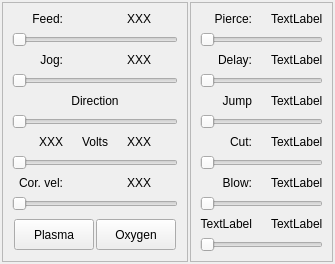
               <widget class="QStackedWidget" name="stackedWidget_2">
                <widget class="QWidget" name="page_6">
                 <layout class="QHBoxLayout" name="horizontalLayout_9" stretch="0,0">
                  <property name="spacing">
                   <number>2</number>
                  </property>
                  <property name="leftMargin">
                   <number>2</number>
                  </property>
                  <property name="topMargin">
                   <number>2</number>
                  </property>
                  <property name="rightMargin">
                   <number>2</number>
                  </property>
                  <property name="bottomMargin">
                   <number>2</number>
                  </property>
                  <item>
                   <widget class="QFrame" name="frame_5">
                    <property name="frameShape">
                     <enum>QFrame::StyledPanel</enum>
                    </property>
                    <property name="frameShadow">
                     <enum>QFrame::Raised</enum>
                    </property>
                    <layout class="QGridLayout" name="gridLayout_7">
                     <item row="10" column="0" colspan="3">
                      <widget class="Slider" name="slider">
                       <property name="maximum">
                        <number>100</number>
                       </property>
                       <property name="orientation">
                        <enum>Qt::Horizontal</enum>
                       </property>
                      </widget>
                     </item>
                     <item row="12" column="0" colspan="3">
                      <widget class="QSlider" name="horizontalSlider_5">
                       <property name="orientation">
                        <enum>Qt::Horizontal</enum>
                       </property>
                      </widget>
                     </item>
                     <item row="4" column="0" colspan="3">
                      <widget class="QSlider" name="horizontalSlider_4">
                       <property name="orientation">
                        <enum>Qt::Horizontal</enum>
                       </property>
                      </widget>
                     </item>
                     <item row="2" column="0" colspan="3">
                      <widget class="QSlider" name="horizontalSlider_2">
                       <property name="orientation">
                        <enum>Qt::Horizontal</enum>
                       </property>
                      </widget>
                     </item>
                     <item row="11" column="0">
                      <widget class="QLabel" name="label_12">
                       <property name="text">
                        <string>Cor. vel:</string>
                       </property>
                       <property name="alignment">
                        <set>Qt::AlignRight|Qt::AlignTrailing|Qt::AlignVCenter</set>
                       </property>
                      </widget>
                     </item>
                     <item row="9" column="2">
                      <widget class="QLabel" name="label_9">
                       <property name="text">
                        <string>XXX</string>
                       </property>
                       <property name="alignment">
                        <set>Qt::AlignLeading|Qt::AlignLeft|Qt::AlignVCenter</set>
                       </property>
                      </widget>
                     </item>
                     <item row="15" column="0" colspan="3">
                      <widget class="QFrame" name="frame_7">
                       <property name="frameShape">
                        <enum>QFrame::NoFrame</enum>
                       </property>
                       <property name="frameShadow">
                        <enum>QFrame::Raised</enum>
                       </property>
                       <layout class="QHBoxLayout" name="horizontalLayout_10">
                        <property name="spacing">
                         <number>2</number>
                        </property>
                        <property name="leftMargin">
                         <number>2</number>
                        </property>
                        <property name="topMargin">
                         <number>2</number>
                        </property>
                        <property name="rightMargin">
                         <number>2</number>
                        </property>
                        <property name="bottomMargin">
                         <number>2</number>
                        </property>
                        <item>
                         <widget class="QPushButton" name="pb_bottom_28">
                          <property name="sizePolicy">
                           <sizepolicy hsizetype="Expanding" vsizetype="Expanding">
                            <horstretch>0</horstretch>
                            <verstretch>0</verstretch>
                           </sizepolicy>
                          </property>
                          <property name="text">
                           <string>Plasma</string>
                          </property>
                         </widget>
                        </item>
                        <item>
                         <widget class="QPushButton" name="pb_bottom_27">
                          <property name="sizePolicy">
                           <sizepolicy hsizetype="Expanding" vsizetype="Expanding">
                            <horstretch>0</horstretch>
                            <verstretch>0</verstretch>
                           </sizepolicy>
                          </property>
                          <property name="text">
                           <string>Oxygen</string>
                          </property>
                         </widget>
                        </item>
                       </layout>
                      </widget>
                     </item>
                     <item row="0" column="2">
                      <widget class="QLabel" name="label_3">
                       <property name="text">
                        <string>XXX</string>
                       </property>
                      </widget>
                     </item>
                     <item row="11" column="2">
                      <widget class="QLabel" name="label_14">
                       <property name="text">
                        <string>XXX</string>
                       </property>
                      </widget>
                     </item>
                     <item row="3" column="2">
                      <widget class="QLabel" name="label_6">
                       <property name="text">
                        <string>XXX</string>
                       </property>
                      </widget>
                     </item>
                     <item row="9" column="0">
                      <widget class="QLabel" name="label_7">
                       <property name="text">
                        <string>XXX</string>
                       </property>
                       <property name="alignment">
                        <set>Qt::AlignRight|Qt::AlignTrailing|Qt::AlignVCenter</set>
                       </property>
                      </widget>
                     </item>
                     <item row="7" column="1">
                      <widget class="QLabel" name="label_17">
                       <property name="text">
                        <string>Direction</string>
                       </property>
                       <property name="alignment">
                        <set>Qt::AlignCenter</set>
                       </property>
                      </widget>
                     </item>
                     <item row="0" column="0">
                      <widget class="QLabel" name="label">
                       <property name="text">
                        <string>Feed:</string>
                       </property>
                       <property name="alignment">
                        <set>Qt::AlignRight|Qt::AlignTrailing|Qt::AlignVCenter</set>
                       </property>
                      </widget>
                     </item>
                     <item row="9" column="1">
                      <widget class="QLabel" name="label_8">
                       <property name="text">
                        <string>Volts</string>
                       </property>
                       <property name="alignment">
                        <set>Qt::AlignCenter</set>
                       </property>
                      </widget>
                     </item>
                     <item row="3" column="0">
                      <widget class="QLabel" name="label_5">
                       <property name="text">
                        <string>Jog:</string>
                       </property>
                       <property name="alignment">
                        <set>Qt::AlignRight|Qt::AlignTrailing|Qt::AlignVCenter</set>
                       </property>
                      </widget>
                     </item>
                     <item row="0" column="1">
                      <widget class="QLabel" name="label_11">
                       <property name="text">
                        <string/>
                       </property>
                       <property name="alignment">
                        <set>Qt::AlignCenter</set>
                       </property>
                      </widget>
                     </item>
                     <item row="8" column="0" colspan="3">
                      <widget class="QSlider" name="horizontalSlider_6">
                       <property name="orientation">
                        <enum>Qt::Horizontal</enum>
                       </property>
                      </widget>
                     </item>
                    </layout>
                   </widget>
                  </item>
                  <item>
                   <widget class="QFrame" name="frame_6">
                    <property name="frameShape">
                     <enum>QFrame::StyledPanel</enum>
                    </property>
                    <property name="frameShadow">
                     <enum>QFrame::Raised</enum>
                    </property>
                    <layout class="QGridLayout" name="gridLayout_8">
                     <item row="0" column="1">
                      <widget class="QLabel" name="label_4">
                       <property name="text">
                        <string/>
                       </property>
                       <property name="alignment">
                        <set>Qt::AlignCenter</set>
                       </property>
                      </widget>
                     </item>
                     <item row="1" column="0" colspan="3">
                      <widget class="QSlider" name="horizontalSlider_3">
                       <property name="orientation">
                        <enum>Qt::Horizontal</enum>
                       </property>
                      </widget>
                     </item>
                     <item row="0" column="0">
                      <widget class="QLabel" name="label_2">
                       <property name="text">
                        <string>Pierce:</string>
                       </property>
                       <property name="alignment">
                        <set>Qt::AlignRight|Qt::AlignTrailing|Qt::AlignVCenter</set>
                       </property>
                      </widget>
                     </item>
                     <item row="2" column="0">
                      <widget class="QLabel" name="label_16">
                       <property name="text">
                        <string>Delay:</string>
                       </property>
                       <property name="alignment">
                        <set>Qt::AlignRight|Qt::AlignTrailing|Qt::AlignVCenter</set>
                       </property>
                      </widget>
                     </item>
                     <item row="9" column="0" colspan="3">
                      <widget class="QSlider" name="horizontalSlider_10">
                       <property name="orientation">
                        <enum>Qt::Horizontal</enum>
                       </property>
                      </widget>
                     </item>
                     <item row="5" column="0" colspan="3">
                      <widget class="QSlider" name="horizontalSlider_8">
                       <property name="orientation">
                        <enum>Qt::Horizontal</enum>
                       </property>
                      </widget>
                     </item>
                     <item row="0" column="2">
                      <widget class="QLabel" name="label_15">
                       <property name="text">
                        <string>TextLabel</string>
                       </property>
                      </widget>
                     </item>
                     <item row="7" column="0" colspan="3">
                      <widget class="QSlider" name="horizontalSlider_9">
                       <property name="orientation">
                        <enum>Qt::Horizontal</enum>
                       </property>
                      </widget>
                     </item>
                     <item row="6" column="0">
                      <widget class="QLabel" name="label_19">
                       <property name="text">
                        <string>Cut:</string>
                       </property>
                       <property name="alignment">
                        <set>Qt::AlignRight|Qt::AlignTrailing|Qt::AlignVCenter</set>
                       </property>
                      </widget>
                     </item>
                     <item row="11" column="0" colspan="3">
                      <widget class="QSlider" name="horizontalSlider_11">
                       <property name="orientation">
                        <enum>Qt::Horizontal</enum>
                       </property>
                      </widget>
                     </item>
                     <item row="8" column="0">
                      <widget class="QLabel" name="label_20">
                       <property name="text">
                        <string>Blow:</string>
                       </property>
                       <property name="alignment">
                        <set>Qt::AlignRight|Qt::AlignTrailing|Qt::AlignVCenter</set>
                       </property>
                      </widget>
                     </item>
                     <item row="4" column="0">
                      <widget class="QLabel" name="label_18">
                       <property name="text">
                        <string>Jump</string>
                       </property>
                       <property name="alignment">
                        <set>Qt::AlignRight|Qt::AlignTrailing|Qt::AlignVCenter</set>
                       </property>
                      </widget>
                     </item>
                     <item row="3" column="0" colspan="3">
                      <widget class="QSlider" name="horizontalSlider_7">
                       <property name="orientation">
                        <enum>Qt::Horizontal</enum>
                       </property>
                      </widget>
                     </item>
                     <item row="10" column="0">
                      <widget class="QLabel" name="label_21">
                       <property name="text">
                        <string>TextLabel</string>
                       </property>
                       <property name="alignment">
                        <set>Qt::AlignRight|Qt::AlignTrailing|Qt::AlignVCenter</set>
                       </property>
                      </widget>
                     </item>
                     <item row="10" column="2">
                      <widget class="QLabel" name="label_23">
                       <property name="text">
                        <string>TextLabel</string>
                       </property>
                      </widget>
                     </item>
                     <item row="8" column="2">
                      <widget class="QLabel" name="label_24">
                       <property name="text">
                        <string>TextLabel</string>
                       </property>
                      </widget>
                     </item>
                     <item row="2" column="2">
                      <widget class="QLabel" name="label_22">
                       <property name="text">
                        <string>TextLabel</string>
                       </property>
                      </widget>
                     </item>
                     <item row="4" column="2">
                      <widget class="QLabel" name="label_25">
                       <property name="text">
                        <string>TextLabel</string>
                       </property>
                      </widget>
                     </item>
                     <item row="6" column="2">
                      <widget class="QLabel" name="label_26">
                       <property name="text">
                        <string>TextLabel</string>
                       </property>
                      </widget>
                     </item>
                    </layout>
                   </widget>
                  </item>
                 </layout>
                </widget>
                <widget class="QWidget" name="page_7"/>
               </widget>
